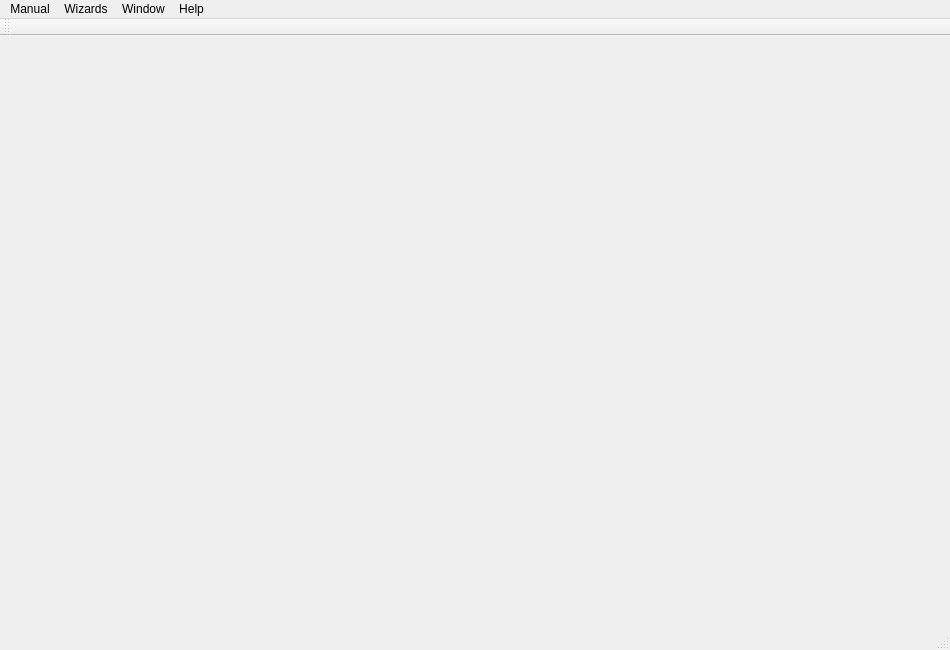
<?xml version="1.0" encoding="UTF-8"?>
<ui version="4.0">
 <class>MainWindow</class>
 <widget class="QMainWindow" name="MainWindow">
  <property name="geometry">
   <rect>
    <x>0</x>
    <y>0</y>
    <width>950</width>
    <height>650</height>
   </rect>
  </property>
  <property name="windowTitle">
   <string>MainWindow</string>
  </property>
  <widget class="QWidget" name="centralwidget"/>
  <widget class="QMenuBar" name="menubar">
   <property name="geometry">
    <rect>
     <x>0</x>
     <y>0</y>
     <width>950</width>
     <height>21</height>
    </rect>
   </property>
   <widget class="QMenu" name="menuFile">
    <property name="title">
     <string>Manual</string>
    </property>
    <widget class="QMenu" name="menuSource_s">
     <property name="title">
      <string>Source(s)</string>
     </property>
     <addaction name="actionBrowse"/>
     <addaction name="actionRecent"/>
    </widget>
    <widget class="QMenu" name="menuDestination_s">
     <property name="title">
      <string>Destination(s)</string>
     </property>
     <addaction name="actionBrowse_2"/>
     <addaction name="actionRecent_2"/>
    </widget>
    <addaction name="menuSource_s"/>
    <addaction name="menuDestination_s"/>
    <addaction name="separator"/>
    <addaction name="actionStop"/>
    <addaction name="separator"/>
    <addaction name="actionClose"/>
   </widget>
   <widget class="QMenu" name="menuEdit">
    <property name="title">
     <string>Wizards</string>
    </property>
    <addaction name="actionFast_Sort"/>
    <addaction name="actionManual_Sort"/>
    <addaction name="actionSeries_Rename"/>
   </widget>
   <widget class="QMenu" name="menuHelp">
    <property name="title">
     <string>Help</string>
    </property>
    <addaction name="actionAbout"/>
    <addaction name="actionPreferences_2"/>
   </widget>
   <widget class="QMenu" name="menuWindow">
    <property name="title">
     <string>Window</string>
    </property>
    <addaction name="actionToolbar"/>
   </widget>
   <addaction name="menuFile"/>
   <addaction name="menuEdit"/>
   <addaction name="menuWindow"/>
   <addaction name="menuHelp"/>
  </widget>
  <widget class="QToolBar" name="toolBar">
   <property name="windowTitle">
    <string>toolBar</string>
   </property>
   <attribute name="toolBarArea">
    <enum>TopToolBarArea</enum>
   </attribute>
   <attribute name="toolBarBreak">
    <bool>false</bool>
   </attribute>
  </widget>
  <widget class="QStatusBar" name="statusBar"/>
  <action name="actionPreferences">
   <property name="text">
    <string>Preferences</string>
   </property>
  </action>
  <action name="actionNew">
   <property name="text">
    <string>New...</string>
   </property>
   <property name="shortcut">
    <string comment="Ctrl+N" extracomment="Ctrl+N"/>
   </property>
  </action>
  <action name="actionOpen">
   <property name="text">
    <string>Open</string>
   </property>
  </action>
  <action name="actionSave">
   <property name="text">
    <string>Save</string>
   </property>
  </action>
  <action name="actionSave_As">
   <property name="text">
    <string>Save As...</string>
   </property>
  </action>
  <action name="actionStop">
   <property name="text">
    <string>Stop</string>
   </property>
  </action>
  <action name="actionClose">
   <property name="text">
    <string>Close</string>
   </property>
  </action>
  <action name="actionPreferences_2">
   <property name="text">
    <string>Preferences</string>
   </property>
  </action>
  <action name="actionAbout">
   <property name="text">
    <string>About</string>
   </property>
  </action>
  <action name="actionFast_Sort">
   <property name="text">
    <string>Fast Sort</string>
   </property>
  </action>
  <action name="actionManual_Sort">
   <property name="text">
    <string>Step-Through Sort</string>
   </property>
  </action>
  <action name="actionSeries_Rename">
   <property name="text">
    <string>Series Rename</string>
   </property>
  </action>
  <action name="actionBrowse">
   <property name="text">
    <string>Browse...</string>
   </property>
  </action>
  <action name="actionRecent">
   <property name="text">
    <string>Recent...</string>
   </property>
  </action>
  <action name="actionBrowse_2">
   <property name="text">
    <string>Browse...</string>
   </property>
  </action>
  <action name="actionRecent_2">
   <property name="text">
    <string>Recent...</string>
   </property>
  </action>
  <action name="actionToolbar">
   <property name="text">
    <string>Toolbar</string>
   </property>
  </action>
 </widget>
 <resources/>
 <connections/>
</ui>
